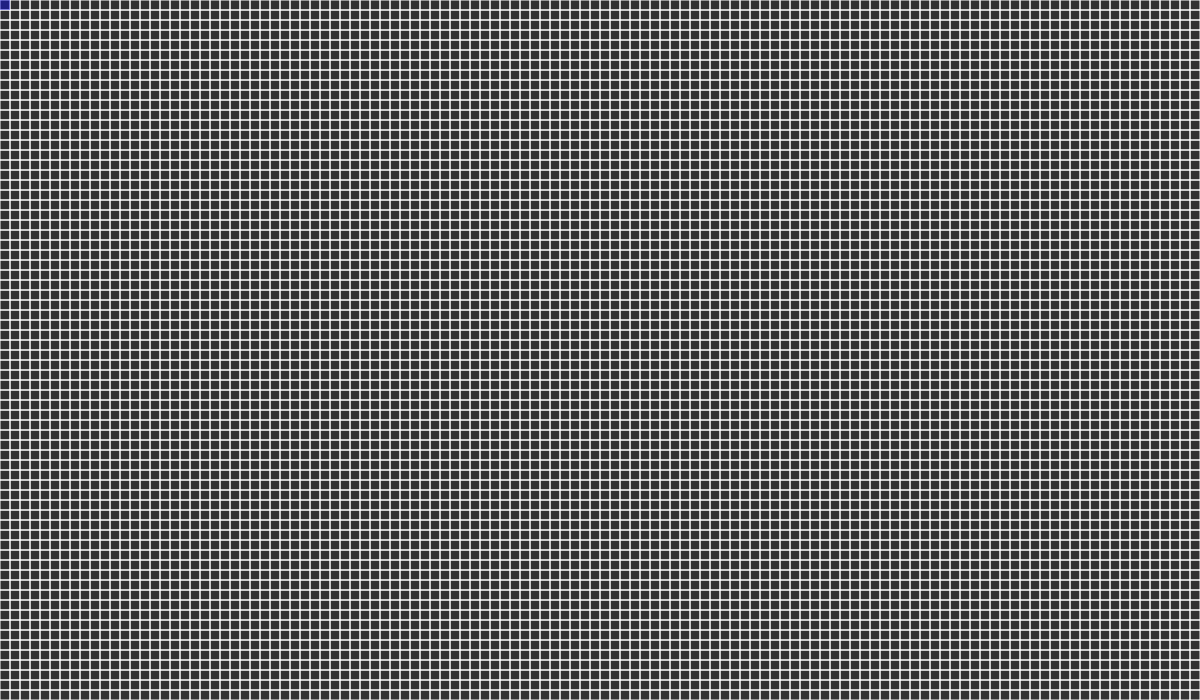
Frame 1 (no input)
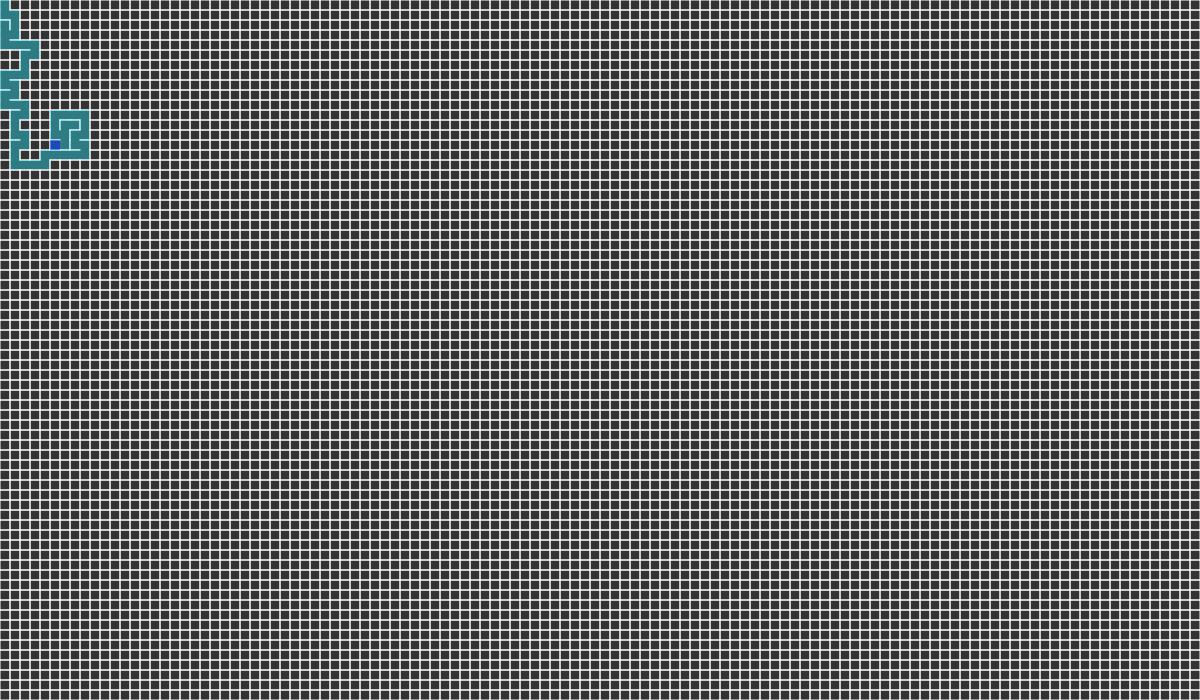
Frame 60 (no input)
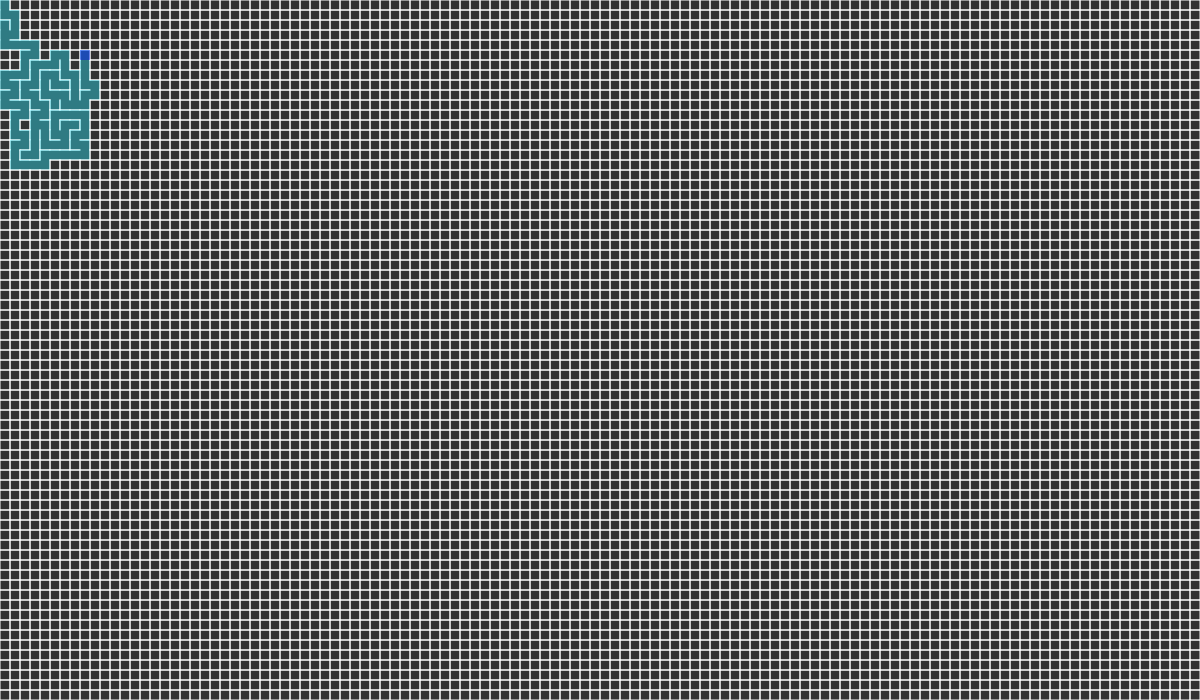
Frame 120 (the mouse pressed at the canvas centre since frame 60)

The p5.js sketch that drew these frames (run headless with seeded random() and noise() and a simulated clock; from frame 60 on, the mouse is pressed at the canvas centre):

// p5.js sketch
// ── sketch.js

var cols, rows;
var w = 10;
var grid = [];

var current;

var stack = [];

function setup(){
createCanvas(1200,700);
cols = floor(width/w);
rows = floor (height/w);
//frameRate(5);

for (var j = 0; j < rows; j++) {
for (var i = 0; i < cols; i++) {
    var cell = new Cell(i, j);
    grid.push(cell);

}
}
current = grid [0];

}

function draw() {
    background(51);
    for (var i = 0; i < grid.length; i++){
        grid [i].show();
    }
    current.visited = true;
    current.highlight();
     //step1
    var next = current.checkNeighbors();
    if (next) {
        next.visited = true;

        //step2
stack.push(current);

        //step 3
        removeWalls(current, next);


        // step 4
        current = next;
    }  else if (stack.length > 0) {
current = stack.pop();

    }
}
function index(i, j){
    if(i < 0 || j < 0 || i > cols-1 || j > rows-1) {
       return -1; 
    }
    return i + j * cols;
}

function Cell(i, j) {
    this.i = i;
    this.j = j;
    this.walls = [true, true, true, true];
    this.visited = false;

    this.checkNeighbors = function(){
var neighbors =[];

var top = grid [index(i, j -1)];
var right = grid [index(i+1, j)];
var bottom = grid [index(i, j+1)];
var left = grid [index(i-1, j)];

if(top && !top.visited){
    neighbors.push(top);
}

if(right && !right.visited){
    neighbors.push(right);
}

if(bottom && !bottom.visited){
    neighbors.push(bottom);
}

if(left && !left.visited){
    neighbors.push(left);
}

if (neighbors.length > 0) {
    var r = floor(random(0, neighbors.length));
    return neighbors[r];
} else {
    return undefined;
}


    }
    this.highlight = function(){
        var x = this.i*w;
        var y = this.j*w;
        noStroke();
        fill(0, 0, 255, 100);
        rect(x, y, w, w);
    }

    this.show = function(){
        var x = this.i*w;
        var y = this.j*w;
        stroke(255);
        if (this.walls[0]) {
            line(x,y,x+w,y);
        }

        if (this.walls[1]) {
        line(x+w,y,x+w,y+w);
        }

        if (this.walls[2]) {
        line(x+w,y+w,x,y+w);
        }

        if (this.walls[3]) {
        line(x,y+w,x,y);
    }

        if (this.visited) {
            noStroke();
        fill(41, 235, 255, 100);
        rect(x,y,w,w);
        }
    }
}



function removeWalls(a, b){

    var x = a.i - b.i;
    if (x === 1) {
        a.walls[3] = false;
        b.walls[1] = false;
        console.log(a);

    } else if (x === -1) {
        a.walls[1] = false;
        b.walls[3] = false;
    }
    var y = a.j - b.j;
    if (y === 1) {
        a.walls[0] = false;
        b.walls[2] = false;

    } else if (y === -1) {
        a.walls[2] = false;
        b.walls[0] = false;
    }
    

}
